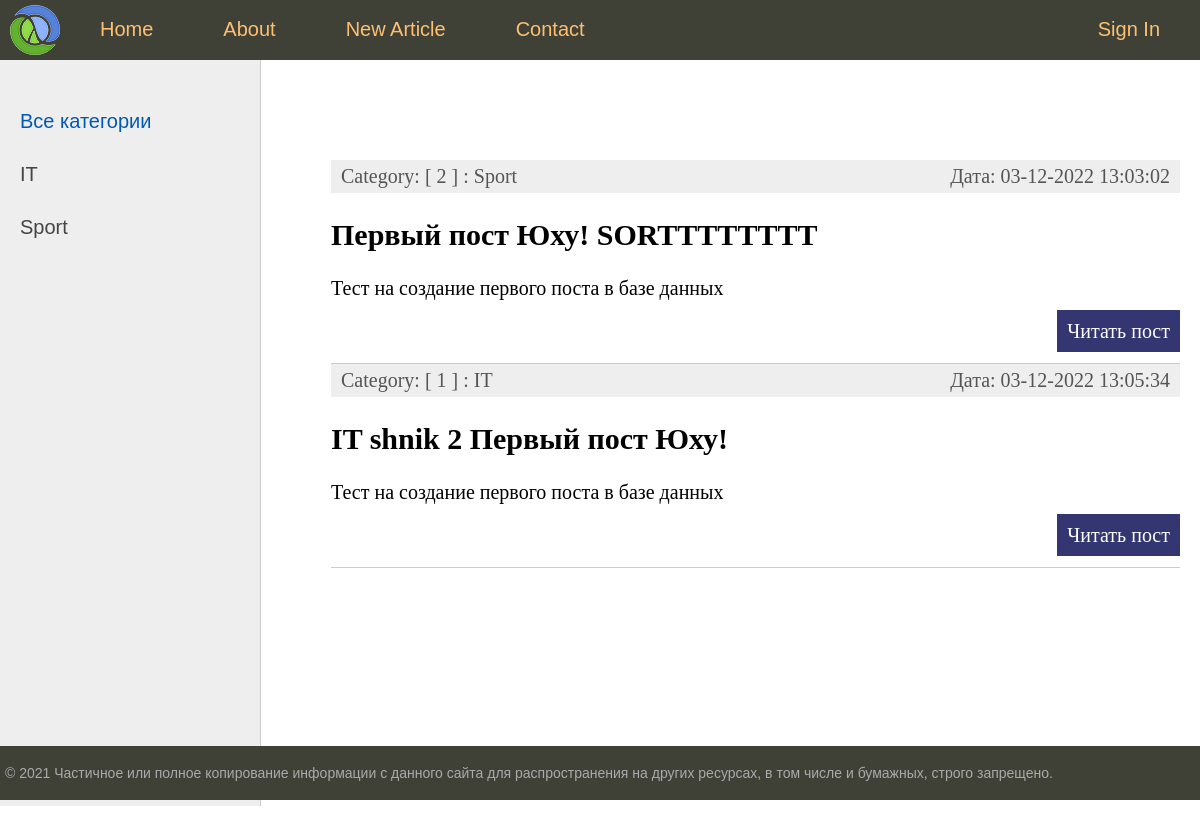
The page / on the database its author committed.
### blog/models.py (models this page shows, shortened)
class Category(models.Model):
    name = models.CharField(max_length=255, db_index=True)
    def get_absolute_url(self):
        return reverse('category', kwargs={'cat_id': self.pk})
    def __str__(self):
        return f"[ {self.id} ] : {self.name}"

class Blog(models.Model):
    title = models.CharField(max_length=255)
    content = models.TextField(blank=True)
    photo = models.ImageField(upload_to='photos/%Y/%m/%d/')
    time_created = models.DateTimeField(auto_now_add=True)
    time_updated = models.DateTimeField(auto_now=True)
    is_published = models.BooleanField(default=True)
    cat = models.ForeignKey("Category", on_delete=models.PROTECT)
    def get_absolute_url(self):
        return reverse('post', kwargs={'post_id': self.pk})

### blog/views.py (the view)
# urls.py: path("", index, name="home"),
def index(request):
    context = {
        "title": "Home",
        'menu': menu,
        'posts': Blog.objects.all(),
        'cats': Category.objects.all(),
        'cat_selected': 0
    }
    return render(request, 'blog/index.html', context=context)

### blog/templates/blog/index.html (shortened to what this page needs)
{% extends 'blog/base.html' %}
{% block content %}
    <ul class="list-articles">
        {% for p in posts %}
            <li>
                <div class="article-panel">
                    <p class="first">Category: {{ p.cat }}</p>
                    <p class="last">Дата: {{ p.time_updated|date:"d-m-Y H:i:s" }}</p>
                </div>
                <h2>{{ p.title }}</h2>
                {% autoescape on %}
                    {{ p.content|linebreaks|truncatewords:50 }}
                {% endautoescape %}
                <p class="link-read-post"><a href="{{ p.get_absolute_url }}">Читать пост</a></p>
            </li>
        {% endfor %}
    </ul>
{% endblock %}

### blog/templates/blog/base.html (shortened to what this page needs)
{% load static %}
<!DOCTYPE html>
<html>
<head>
    <link type="text/css" href="{% static 'blog/css/style.css' %}" rel="stylesheet"/>
</head>
<body>
<table class="table-page" border=0 cellpadding="0" cellspacing="0">
    <tr>
        <td valign=top>
            {% block mainmenu %}
                <div class="header">
                    <ul id="mainmenu" class="mainmenu">
                        <li class="logo"><a href="{% url 'home' %}">
                            <div class="logo"></div>
                        </a></li>
                        {% for m in menu %}
                            {% if not forloop.last %}
                                <li><a href="{% url m.url_name %}">{{ m.title }}</a></li>
                            {% else %}
                                <li class="last"><a href="{% url m.url_name %}">{{ m.title }}</a></li>
                            {% endif %}
                        {% endfor %}
                    </ul>
                </div>
            {% endblock mainmenu %}
            <table class="table-content" border=0 cellpadding="0" cellspacing="0">
                <tr>
                    <td valign="top" class="left-chapters">
                        <ul id="leftchapters">
                            {% if cat_selected == 0 %}
                                <li class="selected">Все категории</li>
                            {% else %}
                                <li><a href="{% url 'home' %}">Все категории</a></li>
                            {% endif %}
                            {% for c in cats %}
                                {% if c.pk == cat_selected %}
                                    <li class="selected">{{ c.name }}</li>
                                {% else %}
                                    <li><a href="{{ c.get_absolute_url }}">{{ c.name }}</a></li>
                                {% endif %}
                            {% endfor %}
                        </ul>
                    </td>
                    <td valign="top" class="content">
                        <div class="content-text">
                            {% block content %}
                            {% endblock %}
                        </div>
                    </td>
                </tr>
            </table>
        </td>
    </tr>
    <tr>
        <td valign=top>
            <div id="footer">
                <p>&copy; 2021 Частичное или полное копирование информации с данного сайта для распространения на других
                    ресурсах, в том числе и бумажных, строго запрещено.</p>
            </div>
        </td>
    </tr>
</table>
</body>
</html>

### blog/static/blog/css/style.css (style rules this page uses)
html, body { font-family: 'Arial'; margin: 0; padding: 0; height: 100%; width: 100%; color: #444; }
a { color: #0059b2; text-decoration: none; }
p.link-read-post { text-align: right; }
p.link-read-post a { padding: 10px; min-width: 100px; background: #333671; color: #fff; text-decoration: none; }
div.article-panel { background: #eee; padding: 5px 10px 5px 10px; box-sizing: border-box; overflow: hidden; color: #555; }
div.article-panel p.first { margin: 0; float: left; }
div.article-panel p.last { margin: 0; float: right; }
ul.list-articles { list-style: none; margin: 0; padding: 0; }
ul.list-articles li { border-bottom: 1px solid #ccc; }
.table-page { width: 100%; height: 100%; vertical-align: top; }
.table-page tr { height: 100%; }
.header { background: #3F4137; height: 60px; }
.logo { background: url('../images/logo.png') no-repeat 10px 5px; width: 70px; height: 60px; }
ul.mainmenu { list-style: none; margin: 0; padding: 0; height: 60px; color: #fdc073; font-size: 20px; overflow: hidden; }
ul.mainmenu li { float: left; margin: 18px 40px 0 30px; }
ul.mainmenu li.logo { margin: 0; }
ul.mainmenu li.last { float: right; }
ul.mainmenu li a { color: #fdc073; text-decoration: none; }
.table-content { width: 100%; min-height: 100%; height: 100%; }
.left-chapters { margin: 0; background: #eee; border-right: 1px solid #ccc; min-height: 100%; }
.left-chapters ul { width: 230px; min-height: 100%; margin: 0; padding: 20px 10px 10px 20px; list-style: none; font-size: 20px; }
.left-chapters ul li { margin: 30px 0 0 0; color: #999; }
.left-chapters ul li.selected { color: #0059b2; }
.left-chapters ul li a { color: #444; text-decoration: none; }
.content { padding: 40px 20px 20px 40px; width: 100%; box-sizing: border-box; }
.content-text { margin: 60px 0 0 30px; color: #000; font-size: 20px; font-family: Yandex Sans Display Light; }
#footer { box-sizing: border-box; background: #3F4137; padding: 5px; color: #aaa; font-size: 14px; font-family: Verdana, Geneva, Arial, Helvetica; text-align: left; overflow: hidden; }

### rows shown on the page
Category: name "IT"
Category: name "Sport"
Blog: cat "[ 2 ] : Sport", time_updated "03-12-2022 13:03:02", title "Первый пост Юху! SORTTTTTTTT", content "Тест на создание первого поста в базе данных"
Blog: cat "[ 1 ] : IT", time_updated "03-12-2022 13:05:34", title "IT shnik 2 Первый пост Юху!", content "Тест на создание первого поста в базе данных"

### other values the page prints
{{ m.title }} "Home" "About" "New Article" "Contact"
{{ m.title }} "Sign In"
